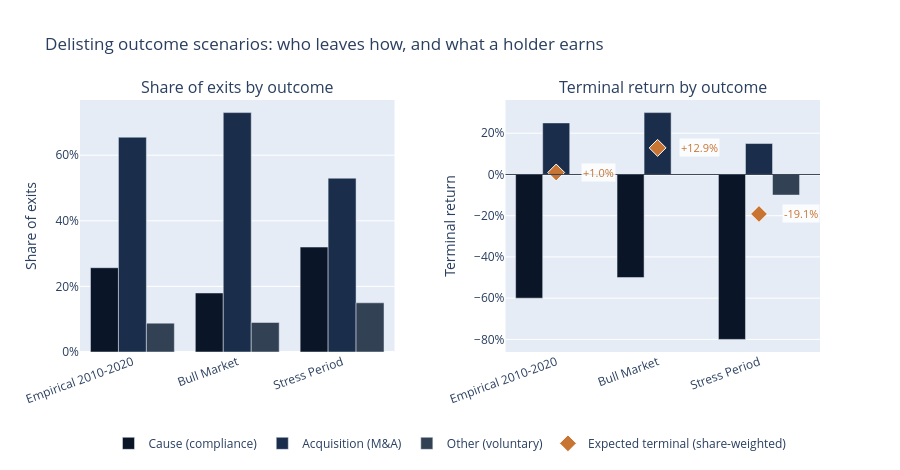

Notebook code cell kept with this figure:
### Markdown cell above
The two panels below are the whole scenario definition: who leaves how, and what a holder
earns when they do. The expected terminal return in the right-hand panel is the
share-weighted average — and note it is *positive* in two of three scenarios, because
acquisitions dominate and acquisitions pay a premium.

### Code cell
scenario_names = list(SCENARIOS)
bar_colors = [PALETTE["universe"], PALETTE["bull"], PALETTE["stress"]]

fig = make_subplots(
    rows=1,
    cols=2,
    subplot_titles=("Share of exits by outcome", "Terminal return by outcome"),
    horizontal_spacing=0.15,
)
for i, outcome in enumerate(OUTCOMES):
    fig.add_trace(
        go.Bar(
            x=scenario_names,
            y=[SCENARIOS[s][f"{outcome}_share"] for s in scenario_names],
            name=OUTCOME_LABELS[outcome],
            marker_color=bar_colors[i],
            legendgroup=outcome,
        ),
        row=1,
        col=1,
    )
    fig.add_trace(
        go.Bar(
            x=scenario_names,
            y=[SCENARIOS[s][f"{outcome}_return"] for s in scenario_names],
            name=OUTCOME_LABELS[outcome],
            marker_color=bar_colors[i],
            legendgroup=outcome,
            showlegend=False,
        ),
        row=1,
        col=2,
    )
fig.add_trace(
    go.Scatter(
        x=scenario_names,
        y=[expected_terminal(SCENARIOS[s]) for s in scenario_names],
        mode="markers",
        marker=dict(
            color=PALETTE["survivors"], size=13, symbol="diamond", line=dict(color="white", width=1)
        ),
        name="Expected terminal (share-weighted)",
    ),
    row=1,
    col=2,
)
# Label the diamonds off to the side so the grouped bars never cover them.
for name in scenario_names:
    value = expected_terminal(SCENARIOS[name])
    fig.add_annotation(
        x=name,
        y=value,
        text=f"{value:+.1%}",
        showarrow=False,
        xshift=42,
        font=dict(size=11, color=PALETTE["survivors"]),
        bgcolor="rgba(255,255,255,0.85)",
        row=1,
        col=2,
    )
fig.add_hline(y=0, line_color=PALETTE["rule"], line_width=1, row=1, col=2)
fig.update_yaxes(title_text="Share of exits", tickformat=".0%", row=1, col=1)
fig.update_yaxes(title_text="Terminal return", tickformat=".0%", row=1, col=2)
fig.update_xaxes(tickangle=-20)
fig.update_layout(
    barmode="group",
    height=470,
    title="Delisting outcome scenarios: who leaves how, and what a holder earns",
    legend=dict(orientation="h", yanchor="bottom", y=-0.42, xanchor="center", x=0.5),
)
fig.show()

### Figure 1 — Plotly figure (JSON) as saved in the notebook; plotly's stock layout.template omitted (floating-point values rounded to 4 significant figures)
{"data": [{"legendgroup": "cause", "marker": {"color": "#0a1628"}, "name": "Cause (compliance)", "type": "bar", "x": ["Empirical 2010-2020", "Bull Market", "Stress Period"], "xaxis": "x", "y": [0.257, 0.18, 0.32], "yaxis": "y"}, {"legendgroup": "cause", "marker": {"color": "#0a1628"}, "name": "Cause (compliance)", "showlegend": false, "type": "bar", "x": ["Empirical 2010-2020", "Bull Market", "Stress Period"], "xaxis": "x2", "y": [-0.6, -0.5, -0.8], "yaxis": "y2"}, {"legendgroup": "acquisition", "marker": {"color": "#1a2d4a"}, "name": "Acquisition (M&A)", "type": "bar", "x": ["Empirical 2010-2020", "Bull Market", "Stress Period"], "xaxis": "x", "y": [0.655, 0.73, 0.53], "yaxis": "y"}, {"legendgroup": "acquisition", "marker": {"color": "#1a2d4a"}, "name": "Acquisition (M&A)", "showlegend": false, "type": "bar", "x": ["Empirical 2010-2020", "Bull Market", "Stress Period"], "xaxis": "x2", "y": [0.25, 0.3, 0.15], "yaxis": "y2"}, {"legendgroup": "other", "marker": {"color": "#334155"}, "name": "Other (voluntary)", "type": "bar", "x": ["Empirical 2010-2020", "Bull Market", "Stress Period"], "xaxis": "x", "y": [0.088, 0.09, 0.15], "yaxis": "y"}, {"legendgroup": "other", "marker": {"color": "#334155"}, "name": "Other (voluntary)", "showlegend": false, "type": "bar", "x": ["Empirical 2010-2020", "Bull Market", "Stress Period"], "xaxis": "x2", "y": [0.0, 0.0, -0.1], "yaxis": "y2"}, {"marker": {"color": "#C87533", "line": {"color": "white", "width": 1}, "size": 13, "symbol": "diamond"}, "mode": "markers", "name": "Expected terminal (share-weighted)", "type": "scatter", "x": ["Empirical 2010-2020", "Bull Market", "Stress Period"], "xaxis": "x2", "y": [0.00955, 0.129, -0.1915], "yaxis": "y2"}], "layout": {"annotations": [{"font": {"size": 16}, "showarrow": false, "text": "Share of exits by outcome", "x": 0.2125, "xanchor": "center", "xref": "paper", "y": 1.0, "yanchor": "bottom", "yref": "paper"}, {"font": {"size": 16}, "showarrow": false, "text": "Terminal return by outcome", "x": 0.7875, "xanchor": "center", "xref": "paper", "y": 1.0, "yanchor": "bottom", "yref": "paper"}, {"bgcolor": "rgba(255,255,255,0.85)", "font": {"color": "#C87533", "size": 11}, "showarrow": false, "text": "+1.0%", "x": "Empirical 2010-2020", "xref": "x2", "xshift": 42, "y": 0.00955, "yref": "y2"}, {"bgcolor": "rgba(255,255,255,0.85)", "font": {"color": "#C87533", "size": 11}, "showarrow": false, "text": "+12.9%", "x": "Bull Market", "xref": "x2", "xshift": 42, "y": 0.129, "yref": "y2"}, {"bgcolor": "rgba(255,255,255,0.85)", "font": {"color": "#C87533", "size": 11}, "showarrow": false, "text": "-19.1%", "x": "Stress Period", "xref": "x2", "xshift": 42, "y": -0.1915, "yref": "y2"}], "barmode": "group", "height": 470, "legend": {"orientation": "h", "x": 0.5, "xanchor": "center", "y": -0.42, "yanchor": "bottom"}, "shapes": [{"line": {"color": "#334155", "width": 1}, "type": "line", "x0": 0, "x1": 1, "xref": "x2 domain", "y0": 0, "y1": 0, "yref": "y2"}], "title": {"text": "Delisting outcome scenarios: who leaves how, and what a holder earns"}, "xaxis": {"anchor": "y", "domain": [0.0, 0.425], "tickangle": -20}, "xaxis2": {"anchor": "y2", "domain": [0.575, 1.0], "tickangle": -20}, "yaxis": {"anchor": "x", "domain": [0.0, 1.0], "tickformat": ".0%", "title": {"text": "Share of exits"}}, "yaxis2": {"anchor": "x2", "domain": [0.0, 1.0], "tickformat": ".0%", "title": {"text": "Terminal return"}}}}
